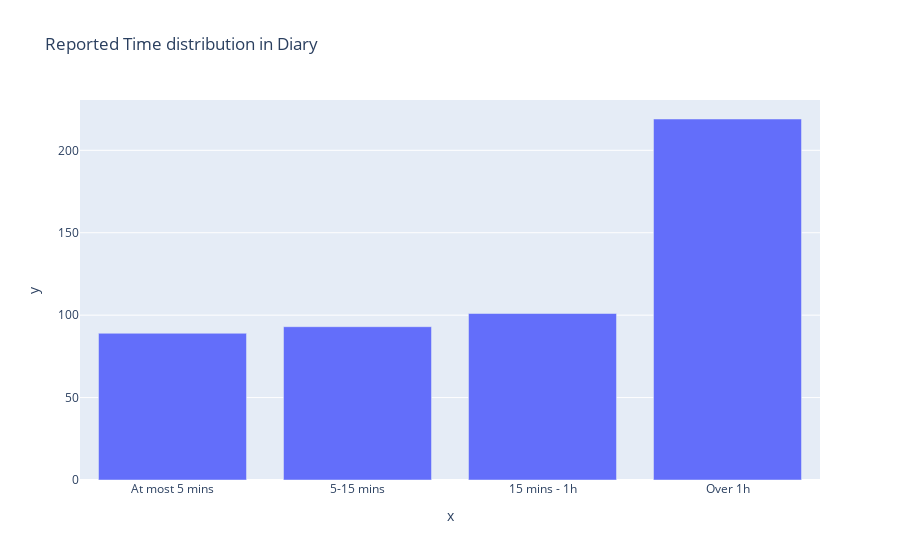

Here is the notebook cell this chart was saved with:
### Markdown cell above
## Distributions

### Code cell
contact_diaries = contact_diaries.sort_values(by=["w"], ascending=False)

counts = contact_diaries.w.value_counts()
print(counts)

fig = px.bar(x=contact_diaries.w.unique(), y=counts, title="Reported Time distribution in Diary")

fig.update_layout(
                xaxis = dict(        
                    tickmode = 'array',
                    tickvals = [1, 2, 3, 4],
                    ticktext = ['At most 5 mins', '5-15 mins', '15 mins - 1h', 'Over 1h']
                )
                )

fig.show()

### Figure 1 — Plotly figure (JSON) as saved in the notebook; plotly's stock layout.template omitted (floating-point values rounded to 4 significant figures)
{"data": [{"alignmentgroup": "True", "hovertemplate": "x=%{x}<br>y=%{y}<extra></extra>", "legendgroup": "", "marker": {"color": "#636efa"}, "name": "", "offsetgroup": "", "orientation": "v", "showlegend": false, "textposition": "auto", "type": "bar", "x": [4, 3, 2, 1], "xaxis": "x", "y": [219, 101, 93, 89], "yaxis": "y"}], "layout": {"barmode": "relative", "legend": {"tracegroupgap": 0}, "title": {"text": "Reported Time distribution in Diary"}, "xaxis": {"anchor": "y", "domain": [0, 1], "tickmode": "array", "ticktext": ["At most 5 mins", "5-15 mins", "15 mins - 1h", "Over 1h"], "tickvals": [1, 2, 3, 4], "title": {"text": "x"}}, "yaxis": {"anchor": "x", "domain": [0, 1], "title": {"text": "y"}}}}
